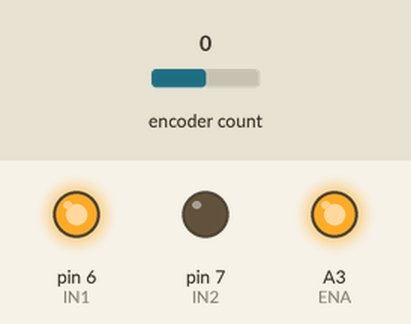
Simulated run of this sketch. Board: Arduino Uno, built with avr-gcc and run on an emulated ATmega328P. Parts: output pins drawn as LEDs (lit = HIGH). The inputs (shaded band) are chosen by the test bench; at power-on: encoder count 0. What the sketch prints to the serial monitor is not drawn.

Above: at 0.1 s.
Timing chart, 0 to 1.6 s (numbered marks = the images above):
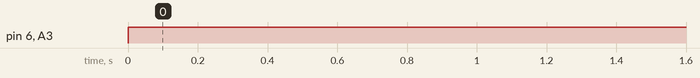

Measured:
- by itself, pin 6 (IN1), A3 (ENA): LOW → HIGH at 0.00 s

The sketch:

kicker_firmware_arduino.ino
```cpp
// Include the Encoder library
#include <Encoder.h>

// Define the pins for the encoder
#define ENCODER_A_PIN 2
#define ENCODER_B_PIN 3
#define IN1 6 //D6
#define IN2 7 //D7
#define ENA A3
const int TRESH = 6000;
// Create an Encoder object
Encoder myEncoder(ENCODER_A_PIN, ENCODER_B_PIN);

void kick(){
  Serial.println(myEncoder.read());
  if(myEncoder.read() < TRESH){
    analogWrite(ENA, 250);
    digitalWrite(IN1,1);
    digitalWrite(IN2,0);
  }
  else{
    analogWrite(ENA, 0);
  }
}

void setup() {
  // Initialize Serial communication
  pinMode(IN1,OUTPUT);
  pinMode(IN2,OUTPUT);
  pinMode(ENA,OUTPUT);
  Serial.begin(9600);
}

void loop() {
  kick();
}
```
